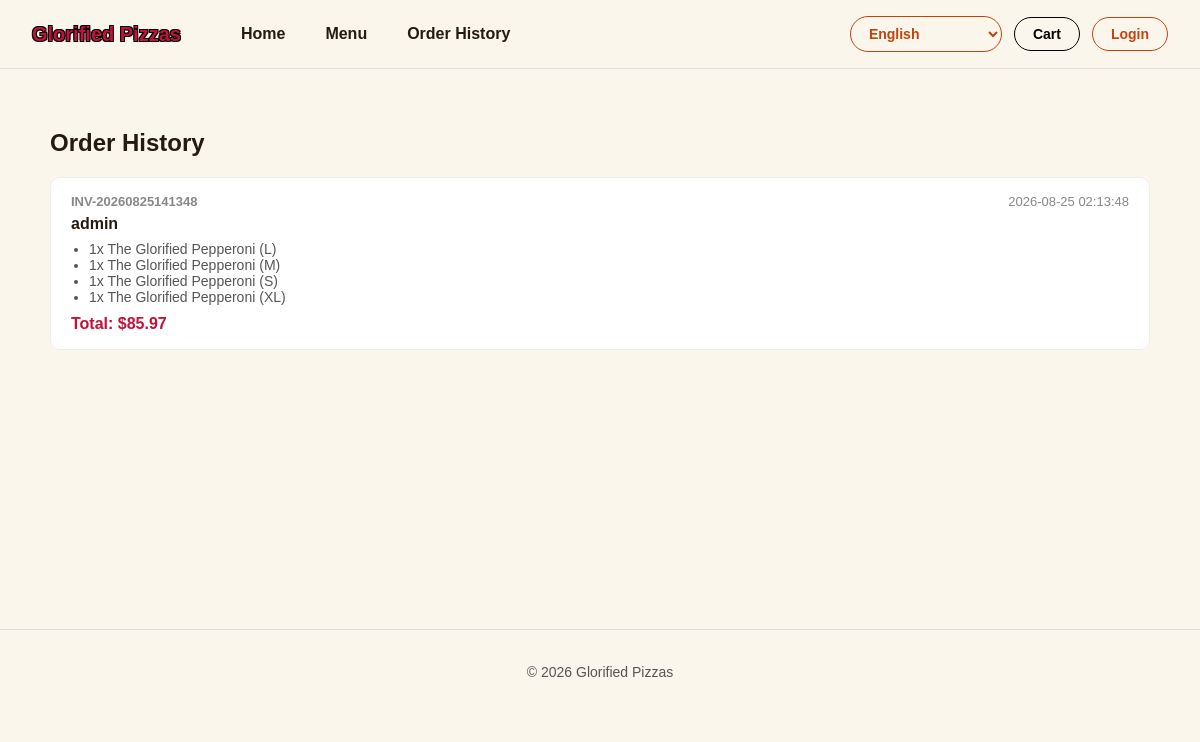
Page /orders on the earlier database version.
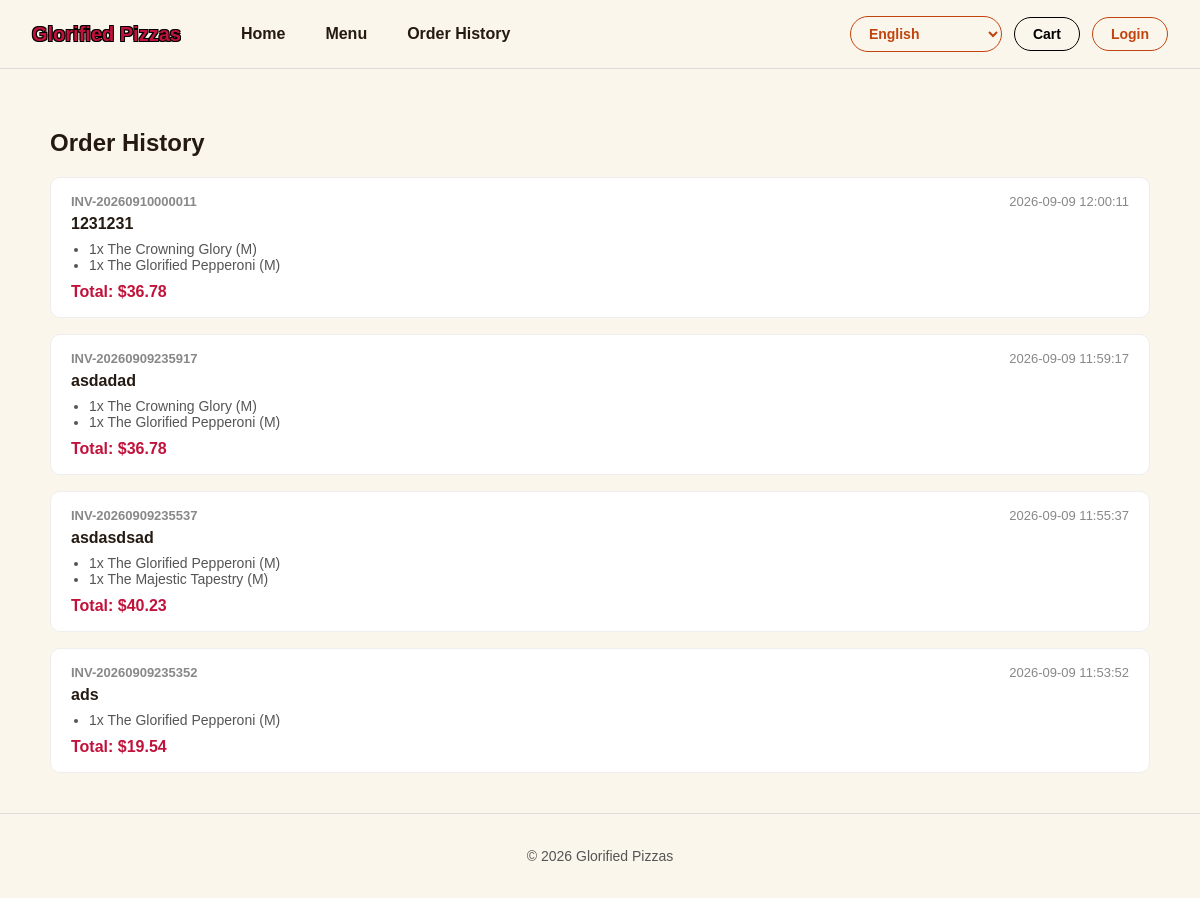
Same page on the later database version.
### tables this page shows
CREATE TABLE orders (
                order_id INTEGER PRIMARY KEY AUTOINCREMENT,
                invoice_number TEXT,
                customer_name TEXT,
                cart_items TEXT,
                total REAL,
                date TIMESTAMP DEFAULT CURRENT_TIMESTAMP
            );

### AS91897-AS91896-main/app.py (the view)
@app.route("/orders")
def order_history():
    with sqlite3.connect('pizza_shop.db') as conn:
        cursor = conn.cursor()
        cursor.execute('SELECT * FROM orders ORDER BY order_id DESC')
        rows = cursor.fetchall()
    orders = []
    for row in rows:
        orders.append({
            'order_id': row[0],
            'invoice_number': row[1],
            'customer_name': row[2],
            'cart_items': json.loads(row[3]),
            'total': row[4],
            'date': row[5]
        })
    return render_template('order_history.html', orders=orders)

### AS91897-AS91896-main/templates/order_history.html (shortened to what this page needs)
{% extends "base.html" %}
{% block content %}
<h2>Order History</h2>
{% if not orders %}
<p>No orders have been placed yet.</p>
{% else %}
<div class="order-history-list">
    {% for order in orders %}
    <div class="order-history-card">
        <div class="order-history-header">
            <strong>{{ order.invoice_number }}</strong>
            <span>{{ order.date }}</span>
        </div>
        <p class="order-history-customer">{{ order.customer_name }}</p>
        <ul class="order-history-items">
            {% for item_key, item in order.cart_items.items() %}
            <li>{{ item.quantity }}x {{ item.name }} ({{ item.size }})</li>
            {% endfor %}
        </ul>
        <p class="order-history-total">Total: ${{ "%.2f"|format(order.total) }}</p>
    </div>
    {% endfor %}
</div>
{% endif %}
{% endblock %}

Differences in the rows shown:
removed orders: invoice_number "INV-20260825141348", date "2026-08-25 02:13:48", customer_name "admin", quantity "1" "1" "1" "1", name "The Glorified Pepperoni" "The Glorified Pepperoni" "The Glorified Pepperoni" "The Glorified Pepperoni", size "L" "M" "S" "XL", total "85.97"
added orders: invoice_number "INV-20260910000011", date "2026-09-09 12:00:11", customer_name "1231231", quantity "1" "1", name "The Crowning Glory" "The Glorified Pepperoni", size "M" "M", total "36.78"
added orders: invoice_number "INV-20260909235917", date "2026-09-09 11:59:17", customer_name "asdadad", quantity "1" "1", name "The Crowning Glory" "The Glorified Pepperoni", size "M" "M", total "36.78"
added orders: invoice_number "INV-20260909235537", date "2026-09-09 11:55:37", customer_name "asdasdsad", quantity "1" "1", name "The Glorified Pepperoni" "The Majestic Tapestry", size "M" "M", total "40.23"
added orders: invoice_number "INV-20260909235352", date "2026-09-09 11:53:52", customer_name "ads", quantity "1", name "The Glorified Pepperoni", size "M", total "19.54"
